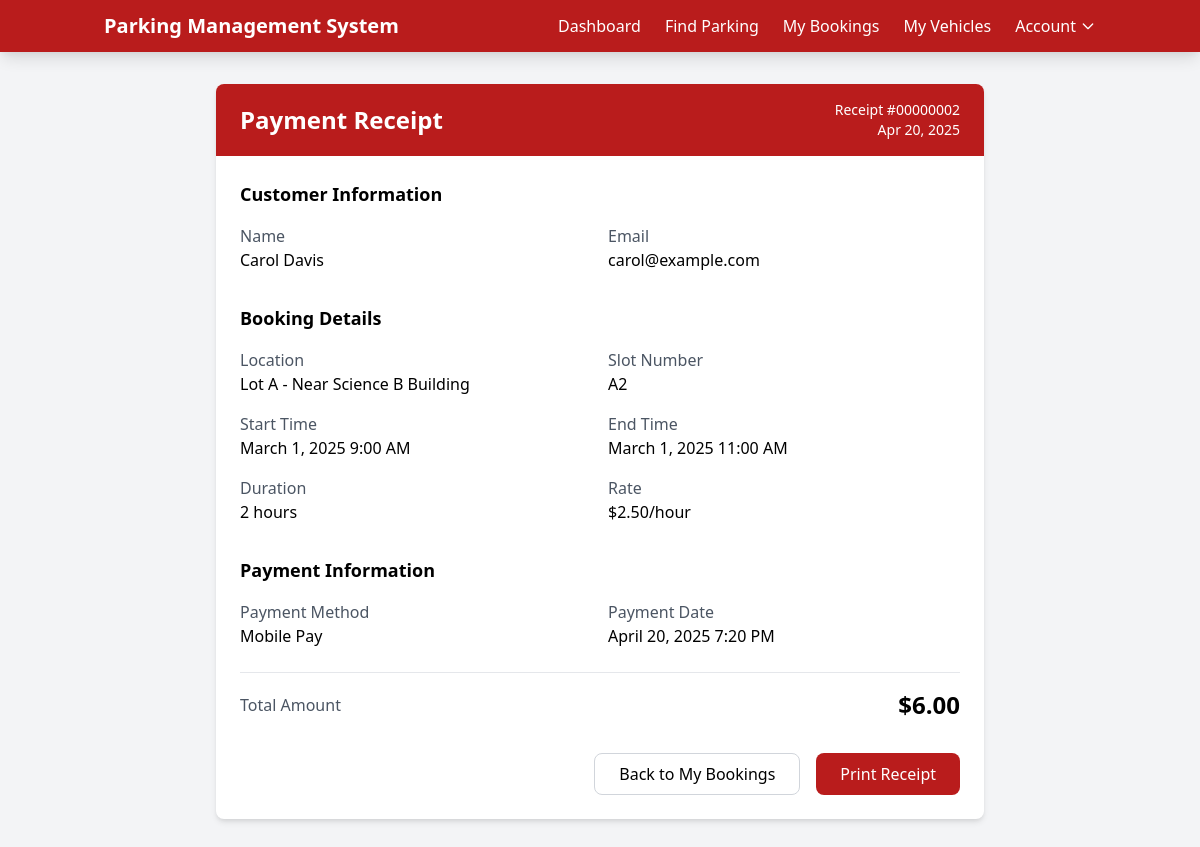
Page /payment-receipt.php?booking_id=2 (signed in) on the earlier database version.
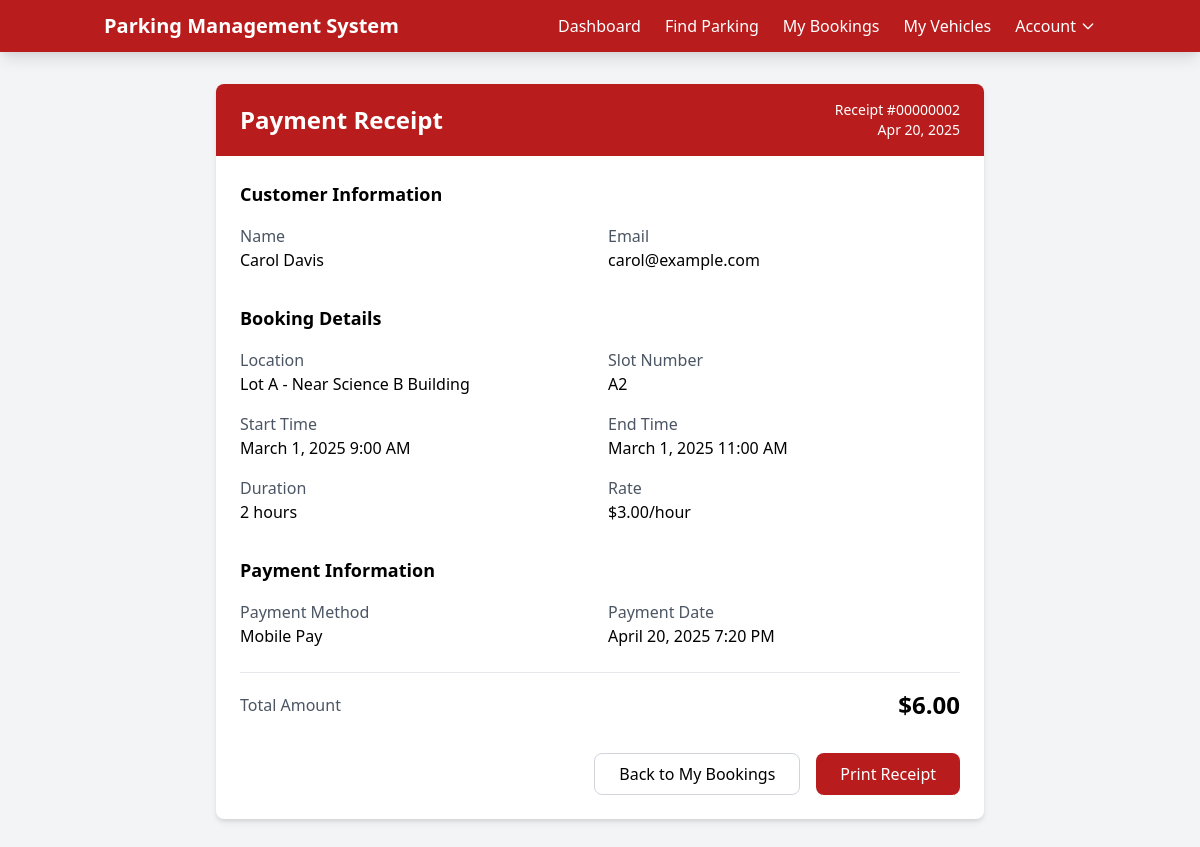
Same page on the later database version.
### tables this page shows
CREATE TABLE bookings (
    booking_id INT AUTO_INCREMENT PRIMARY KEY,
    customer_id INT NOT NULL,
    vehicle_id INT NOT NULL,
    slot_id INT NOT NULL,
    start_time DATETIME NOT NULL,
    end_time DATETIME NOT NULL,
    status ENUM('Active','Completed','Cancelled') NOT NULL DEFAULT 'Active',
    FOREIGN KEY (customer_id) REFERENCES customers(user_id) ON DELETE CASCADE,
    FOREIGN KEY (slot_id) REFERENCES parking_slots(slot_id) ON DELETE CASCADE,
    FOREIGN KEY (vehicle_id) REFERENCES vehicles(vehicle_id) ON DELETE CASCADE
);

CREATE TABLE parking_slots (
    slot_id INT AUTO_INCREMENT PRIMARY KEY,
    lot_id INT NOT NULL,
    slot_number VARCHAR(10) NOT NULL,
    status ENUM('Available','Occupied','Reserved') NOT NULL DEFAULT 'Available',
    type ENUM('Compact','Large','Handicapped') NOT NULL,
    hourly_rate DECIMAL(10,2) NOT NULL,
    FOREIGN KEY (lot_id) REFERENCES parking_lots(lot_id) ON DELETE CASCADE
);

CREATE TABLE payments (
    payment_id INT AUTO_INCREMENT PRIMARY KEY,
    booking_id INT NOT NULL,
    amount DECIMAL(10,2) NOT NULL,
    payment_method ENUM('Card','Mobile Pay','Cash') NOT NULL,
    payment_date DATETIME DEFAULT CURRENT_TIMESTAMP,
    FOREIGN KEY (booking_id) REFERENCES bookings(booking_id) ON DELETE CASCADE
);

CREATE TABLE parking_lots (
    lot_id INT AUTO_INCREMENT PRIMARY KEY,
    name VARCHAR(100) NOT NULL,
    location VARCHAR(255),
    total_slots INT NOT NULL
);

### src/includes/db.php (called while the page is built, shortened)
<?php
class Database {
    private $host = "localhost";
    private $user = "root";
    private $pass = "";
    private $dbname = "parking_management";
    private $conn;
    public function __construct() {
        try {
            $this->conn = new PDO("mysql:host={$this->host};dbname={$this->dbname}", $this->user, $this->pass);
            $this->conn->setAttribute(PDO::ATTR_ERRMODE, PDO::ERRMODE_EXCEPTION);
            $this->conn->setAttribute(PDO::ATTR_DEFAULT_FETCH_MODE, PDO::FETCH_ASSOC);
        } catch(PDOException $e) {
            error_log("Database connection failed: " . $e->getMessage());
            die("Database connection failed. Please check your configuration.");
        }
    }
    public function query($sql, $params = []) {
        $stmt = $this->conn->prepare($sql);
        $stmt->execute($params);
        return $stmt;
    }
}

### src/payment-receipt.php (the view, shortened to what the changed rows need)
<?php
require_once 'includes/db.php';
$db = new Database();
$bookingId = filter_input(INPUT_GET, 'booking_id', FILTER_VALIDATE_INT);
$booking = $db->query("SELECT b.*, ps.slot_number, pl.name as lot_name, pl.location, ps.hourly_rate,
                              p.amount, p.payment_method, p.payment_date
                       FROM bookings b
                       JOIN parking_slots ps ON b.slot_id = ps.slot_id
                       JOIN parking_lots pl ON ps.lot_id = pl.lot_id
                       JOIN payments p ON b.booking_id = p.booking_id
                       WHERE b.booking_id = ? AND b.customer_id = ?",
                       [$bookingId, $_SESSION['user_id']])->fetch();
$startDateTime = new DateTime($booking['start_time']);
$endDateTime = new DateTime($booking['end_time']);
$duration = $startDateTime->diff($endDateTime);
$hours = $duration->h + ($duration->days * 24);
?>
<!DOCTYPE html>
<html lang="en">
<head>
    <link href="https://cdn.jsdelivr.net/npm/tailwindcss@2.2.19/dist/tailwind.min.css" rel="stylesheet">
    <link rel="stylesheet" href="assets/css/main.css">
</head>
<body class="bg-gray-100 font-sans">
    <div class="container mx-auto px-4 py-8">
        <div class="max-w-3xl mx-auto">
            <div class="bg-white rounded-lg shadow-md overflow-hidden">
                <div class="bg-red-700 text-white px-6 py-4">
                    <div class="flex justify-between items-center">
                        <h1 class="text-2xl font-bold">Payment Receipt</h1>
                        <div class="text-right">
                            <p class="text-sm">Receipt #<?php echo str_pad($booking['booking_id'], 8, '0', STR_PAD_LEFT); ?></p>
                            <p class="text-sm"><?php echo date('M d, Y', strtotime($booking['payment_date'])); ?></p>
                        </div>
                    </div>
                </div>
                <div class="p-6">
                    <div class="mb-8">
                        <h2 class="text-lg font-semibold mb-4">Customer Information</h2>
                    </div>
                    <div class="mb-8">
                        <h2 class="text-lg font-semibold mb-4">Booking Details</h2>
                        <div class="grid grid-cols-1 md:grid-cols-2 gap-4">
                            <div>
                                <p class="text-gray-600">Location</p>
                                <p class="font-medium"><?php echo htmlspecialchars($booking['lot_name']); ?> - <?php echo htmlspecialchars($booking['location']); ?></p>
                            </div>
                            <div>
                                <p class="text-gray-600">Slot Number</p>
                                <p class="font-medium"><?php echo htmlspecialchars($booking['slot_number']); ?></p>
                            </div>
                            <div>
                                <p class="text-gray-600">Start Time</p>
                                <p class="font-medium"><?php echo date('F j, Y g:i A', strtotime($booking['start_time'])); ?></p>
                            </div>
                            <div>
                                <p class="text-gray-600">End Time</p>
                                <p class="font-medium"><?php echo date('F j, Y g:i A', strtotime($booking['end_time'])); ?></p>
                            </div>
                            <div>
                                <p class="text-gray-600">Duration</p>
                                <p class="font-medium"><?php echo $hours; ?> hours</p>
                            </div>
                            <div>
                                <p class="text-gray-600">Rate</p>
                                <p class="font-medium">$<?php echo number_format($booking['hourly_rate'], 2); ?>/hour</p>
                            </div>
                        </div>
                    </div>
                    <div class="mb-8">
                        <h2 class="text-lg font-semibold mb-4">Payment Information</h2>
                        <div class="grid grid-cols-1 md:grid-cols-2 gap-4">
                            <div>
                                <p class="text-gray-600">Payment Method</p>
                                <p class="font-medium"><?php echo htmlspecialchars($booking['payment_method']); ?></p>
                            </div>
                            <div>
                                <p class="text-gray-600">Payment Date</p>
                                <p class="font-medium"><?php echo date('F j, Y g:i A', strtotime($booking['payment_date'])); ?></p>
                            </div>
                        </div>
                        <div class="mt-6 border-t border-gray-200 pt-4">
                            <div class="flex justify-between items-center">
                                <p class="text-gray-600">Total Amount</p>
                                <p class="text-2xl font-bold">$<?php echo number_format($booking['amount'], 2); ?></p>
                            </div>
                        </div>
                    </div>
                </div>
            </div>
        </div>
    </div>
</body>
</html>

Differences in the rows shown:
changed through a linked row, bookings "Lot A": slot.hourly_rate "2.50" → "3.00"
